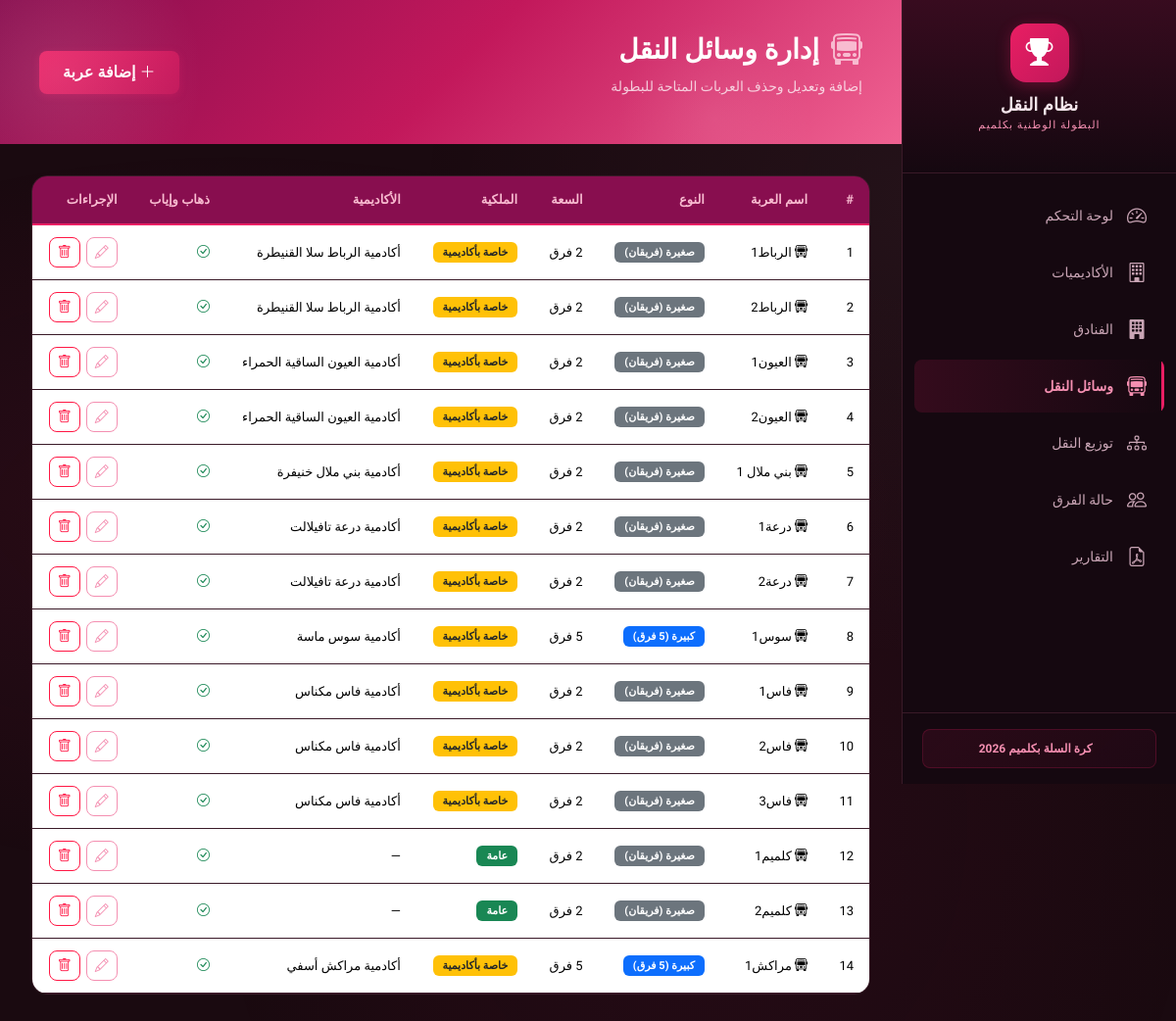
Page /vehicles on the committed database.
### models.py (models this page shows, shortened)
class Vehicle(db.Model):
    __tablename__ = 'vehicle'
    TYPE_CHOICES = ['small', 'large']
    TYPE_LABELS = {'small': 'صغيرة (فريقان)', 'large': 'كبيرة (5 فرق)'}
    TYPE_CAPACITY = {'small': 2, 'large': 5}
    OWNERSHIP_CHOICES = ['academy', 'public']
    OWNERSHIP_LABELS = {'academy': 'خاصة بأكاديمية', 'public': 'عامة'}
    id = db.Column(db.Integer, primary_key=True)
    name = db.Column(db.String(200), nullable=False)
    type = db.Column(db.String(10), nullable=False, default='small')
    ownership = db.Column(db.String(10), nullable=False, default='public')
    academy_id = db.Column(db.Integer, db.ForeignKey('academy.id'), nullable=True)
    can_return = db.Column(db.Boolean, nullable=False, default=True)
    trips = db.relationship('Trip', backref='vehicle', lazy=True, cascade='all, delete-orphan')
    @property
    def capacity(self):
        return self.TYPE_CAPACITY.get(self.type, 2)
    @property
    def type_label(self):
        return self.TYPE_LABELS.get(self.type, self.type)
    @property
    def ownership_label(self):
        return self.OWNERSHIP_LABELS.get(self.ownership, self.ownership)

class Academy(db.Model):
    __tablename__ = 'academy'
    id = db.Column(db.Integer, primary_key=True)
    name = db.Column(db.String(200), nullable=False)
    hotel_id = db.Column(db.Integer, db.ForeignKey('hotel.id'), nullable=True)
    teams = db.relationship('Team', backref='academy', lazy=True, cascade='all, delete-orphan')
    vehicles = db.relationship('Vehicle', backref='academy', lazy=True, cascade='all, delete-orphan')

### routes/vehicles.py (the view)
@vehicles_bp.route('/vehicles')
def vehicles_list():
    vehicles = Vehicle.query.order_by(Vehicle.name).all()
    academies = Academy.query.order_by(Academy.name).all()
    return render_template('vehicles.html', vehicles=vehicles, academies=academies)

### templates/vehicles.html (shortened to what this page needs)
{% extends "base.html" %}
{% block content %}
<div class="page-header">
    <div class="page-header-content">
        <h1 class="page-title">
            <i class="bi bi-bus-front"></i>
            إدارة وسائل النقل
        </h1>
        <p class="page-subtitle">إضافة وتعديل وحذف العربات المتاحة للبطولة</p>
    </div>
    <button class="btn btn-gold" data-bs-toggle="modal" data-bs-target="#vehicleModal" onclick="resetVehicleForm()" id="btnAddVehicle">
        <i class="bi bi-plus-lg"></i> إضافة عربة
    </button>
</div>
<div class="content-card">
    <div class="table-responsive">
        <table class="table table-modern" id="vehiclesTable">
            <thead>
                <tr>
                    <th>#</th>
                    <th>اسم العربة</th>
                    <th>النوع</th>
                    <th>السعة</th>
                    <th>الملكية</th>
                    <th>الأكاديمية</th>
                    <th>ذهاب وإياب</th>
                    <th>الإجراءات</th>
                </tr>
            </thead>
            <tbody id="vehiclesTableBody">
                {% for vehicle in vehicles %}
                <tr id="vehicle-row-{{ vehicle.id }}">
                    <td>{{ loop.index }}</td>
                    <td><i class="bi bi-bus-front"></i> {{ vehicle.name }}</td>
                    <td>
                        <span class="badge {% if vehicle.type == 'large' %}bg-primary{% else %}bg-secondary{% endif %}">
                            {{ vehicle.type_label }}
                        </span>
                    </td>
                    <td>{{ vehicle.capacity }} فرق</td>
                    <td>
                        <span class="badge {% if vehicle.ownership == 'public' %}bg-success{% else %}bg-warning text-dark{% endif %}">
                            {{ vehicle.ownership_label }}
                        </span>
                    </td>
                    <td>{{ vehicle.academy.name if vehicle.academy else '—' }}</td>
                    <td>
                        {% if vehicle.can_return %}
                        <i class="bi bi-check-circle text-success"></i>
                        {% else %}
                        <i class="bi bi-x-circle text-danger"></i>
                        {% endif %}
                    </td>
                    <td>
                        <div class="action-buttons">
                            <button class="btn btn-sm btn-outline-warning" onclick="editVehicle({{ vehicle.id }}, '{{ vehicle.name }}', '{{ vehicle.type }}', '{{ vehicle.ownership }}', {{ vehicle.academy_id or 'null' }}, {{ 'true' if vehicle.can_return else 'false' }})" title="تعديل">
                                <i class="bi bi-pencil"></i>
                            </button>
                            <button class="btn btn-sm btn-outline-danger" onclick="deleteVehicle({{ vehicle.id }}, '{{ vehicle.name }}')" title="حذف">
                                <i class="bi bi-trash"></i>
                            </button>
                        </div>
                    </td>
                </tr>
                {% endfor %}
            </tbody>
        </table>
    </div>
</div>
{% endblock %}

### static/css/style.css (style rules this page uses)
:root { --primary: #c2185b; --primary-light: #e91e63; --primary-lighter: #f06292; --primary-dark: #880e4f; --accent: #f8bbd0; --accent-dark: #f48fb1; --accent-light: #fce4ec; --bg-dark: #1a0a10; --bg-card: #1e0f16; --bg-card-hover: #2a1520; --bg-sidebar: #150810; --text-primary: #f5e6ec; --text-secondary: #c9a5b5; --text-muted: #8e6578; --border-color: #3a1a28; --border-light: #4d2535; --success: #00c853; --success-bg: rgba(0, 200, 83, 0.1); --danger: #ff1744; --danger-bg: rgba(255, 23, 68, 0.1); --info: #00b0ff; --info-bg: rgba(0, 176, 255, 0.1); --warning: #ffc107; --warning-bg: rgba(255, 193, 7, 0.1); --sidebar-width: 280px; --header-height: 80px; --radius: 12px; --radius-sm: 8px; --radius-lg: 16px; --shadow: 0 4px 24px rgba(0, 0, 0, 0.3); --shadow-lg: 0 8px 40px rgba(0, 0, 0, 0.4); --transition: all 0.3s cubic-bezier(0.4, 0, 0.2, 1); }
*, *::before, *::after { margin: 0; padding: 0; box-sizing: border-box; }
html { scroll-behavior: smooth; }
body { font-family: 'Cairo', sans-serif; background: var(--bg-dark); color: var(--text-primary); direction: rtl; min-height: 100vh; overflow-x: hidden; }
.page-header { background: linear-gradient(135deg, var(--primary-dark), var(--primary), var(--primary-lighter)); margin: 0 -32px 32px; padding: 32px 40px; display: flex; align-items: center; justify-content: space-between; flex-wrap: wrap; gap: 16px; position: relative; overflow: hidden; }
.page-header::before { content: ''; position: absolute; top: -50%; left: -10%; width: 300px; height: 300px; background: radial-gradient(circle, rgba(248, 187, 208, 0.15), transparent 70%); border-radius: 50%; pointer-events: none; }
.page-header::after { content: ''; position: absolute; bottom: -50%; right: 10%; width: 200px; height: 200px; background: radial-gradient(circle, rgba(248, 187, 208, 0.1), transparent 70%); border-radius: 50%; pointer-events: none; }
.page-title { font-size: 28px; font-weight: 800; color: white; display: flex; align-items: center; gap: 12px; }
.page-title i { color: var(--accent); font-size: 32px; }
.page-subtitle { color: rgba(255, 255, 255, 0.75); font-size: 14px; margin-top: 4px; }
.content-card { background: var(--bg-card); border: 1px solid var(--border-color); border-radius: var(--radius-lg); overflow: hidden; animation: fadeInUp 0.5s ease-out; }
.table-modern { color: var(--text-primary); margin-bottom: 0; }
.table-modern thead th { background: var(--primary-dark); color: var(--accent); font-weight: 600; font-size: 13px; padding: 14px 16px; border-bottom: 2px solid var(--primary-light); white-space: nowrap; }
.table-modern tbody td { padding: 12px 16px; border-bottom: 1px solid var(--border-color); vertical-align: middle; font-size: 13px; }
.table-modern tbody tr { transition: var(--transition); }
.action-buttons { display: flex; gap: 6px; }
.btn-gold { background: linear-gradient(135deg, var(--primary-light), var(--primary)); color: white; border: none; font-weight: 700; padding: 10px 24px; border-radius: var(--radius-sm); transition: var(--transition); box-shadow: 0 2px 8px rgba(233, 30, 99, 0.3); }
.badge { font-weight: 600; font-size: 11px; padding: 5px 10px; border-radius: 6px; }
.btn { font-family: 'Cairo', sans-serif; font-weight: 600; border-radius: var(--radius-sm); transition: var(--transition); }
.btn-outline-warning { border-color: var(--accent-dark); color: var(--accent-dark); }
.btn-outline-danger { border-color: var(--danger); color: var(--danger); }
body::before { content: ''; position: fixed; top: 0; left: 0; right: 0; bottom: 0; background: radial-gradient(ellipse at 20% 50%, rgba(194, 24, 91, 0.1) 0%, transparent 50%), radial-gradient(ellipse at 80% 20%, rgba(248, 187, 208, 0.05) 0%, transparent 40%), radial-gradient(ellipse at 60% 80%, rgba(194, 24, 91, 0.08) 0%, transparent 50%); pointer-events: none; z-index: -1; }

### rows in the picture
Vehicle: name "الرباط1", type_label "صغيرة (فريقان)", ownership_label "خاصة بأكاديمية", academy "أكادمية الرباط سلا القنيطرة", can_return True (drawn)
Vehicle: name "الرباط2", type_label "صغيرة (فريقان)", ownership_label "خاصة بأكاديمية", academy "أكادمية الرباط سلا القنيطرة", can_return True (drawn)
Vehicle: name "العيون1", type_label "صغيرة (فريقان)", ownership_label "خاصة بأكاديمية", academy "أكادمية العيون الساقية الحمراء", can_return True (drawn)
Vehicle: name "العيون2", type_label "صغيرة (فريقان)", ownership_label "خاصة بأكاديمية", academy "أكادمية العيون الساقية الحمراء", can_return True (drawn)
Vehicle: name "بني ملال 1", type_label "صغيرة (فريقان)", ownership_label "خاصة بأكاديمية", academy "أكادمية بني ملال خنيفرة", can_return True (drawn)
Vehicle: name "درعة1", type_label "صغيرة (فريقان)", ownership_label "خاصة بأكاديمية", academy "أكادمية درعة تافيلالت", can_return True (drawn)
Vehicle: name "درعة2", type_label "صغيرة (فريقان)", ownership_label "خاصة بأكاديمية", academy "أكادمية درعة تافيلالت", can_return True (drawn)
Vehicle: name "سوس1", type_label "كبيرة (5 فرق)", ownership_label "خاصة بأكاديمية", academy "أكادمية سوس ماسة", can_return True (drawn)
Vehicle: name "فاس1", type_label "صغيرة (فريقان)", ownership_label "خاصة بأكاديمية", academy "أكادمية فاس مكناس", can_return True (drawn)
Vehicle: name "فاس2", type_label "صغيرة (فريقان)", ownership_label "خاصة بأكاديمية", academy "أكادمية فاس مكناس", can_return True (drawn)
Vehicle: name "فاس3", type_label "صغيرة (فريقان)", ownership_label "خاصة بأكاديمية", academy "أكادمية فاس مكناس", can_return True (drawn)
Vehicle: name "كلميم1", type_label "صغيرة (فريقان)", ownership_label "عامة", academy "—", can_return True (drawn)
Vehicle: name "كلميم2", type_label "صغيرة (فريقان)", ownership_label "عامة", academy "—", can_return True (drawn)
Vehicle: name "مراكش1", type_label "كبيرة (5 فرق)", ownership_label "خاصة بأكاديمية", academy "أكادمية مراكش أسفي", can_return True (drawn)
